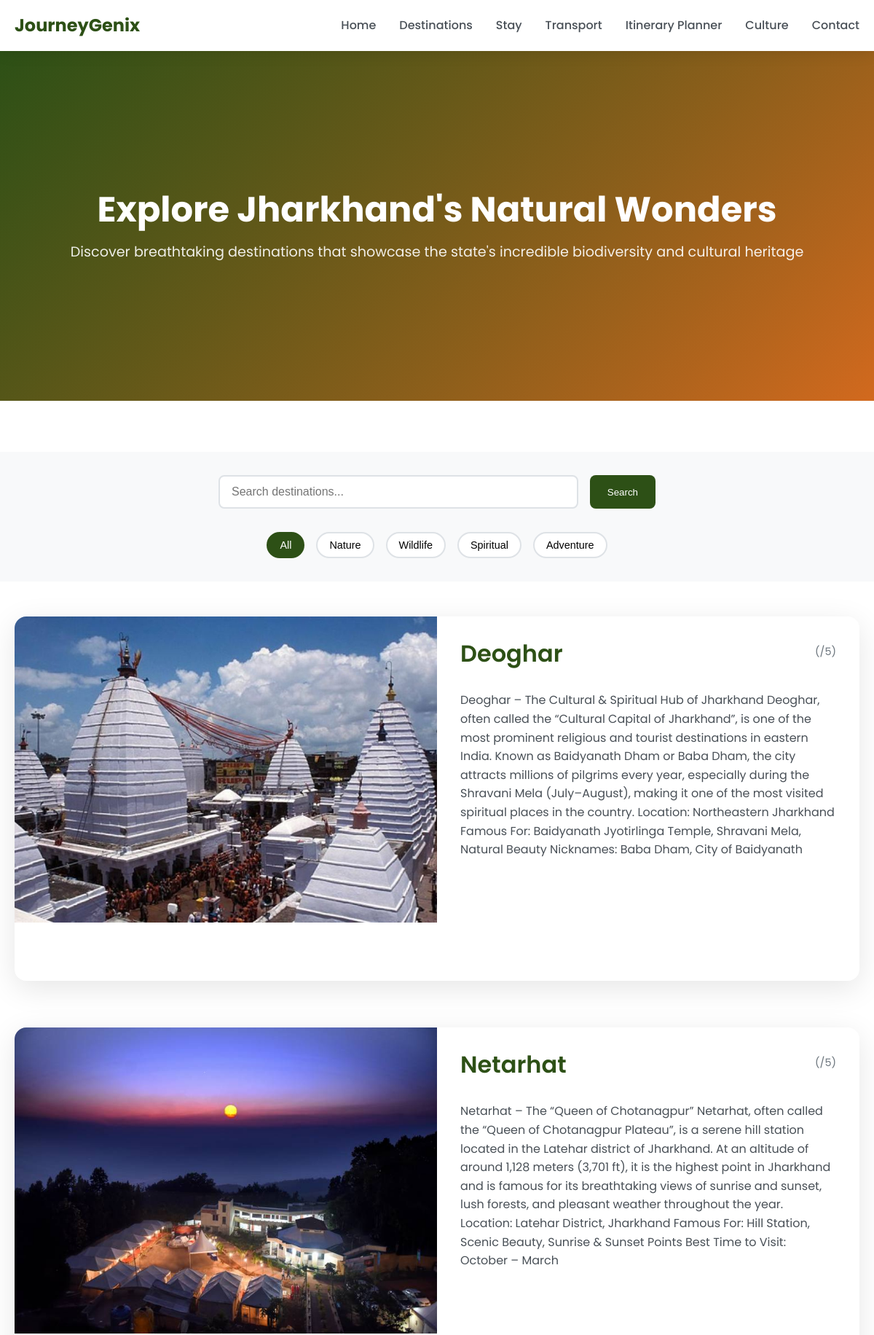
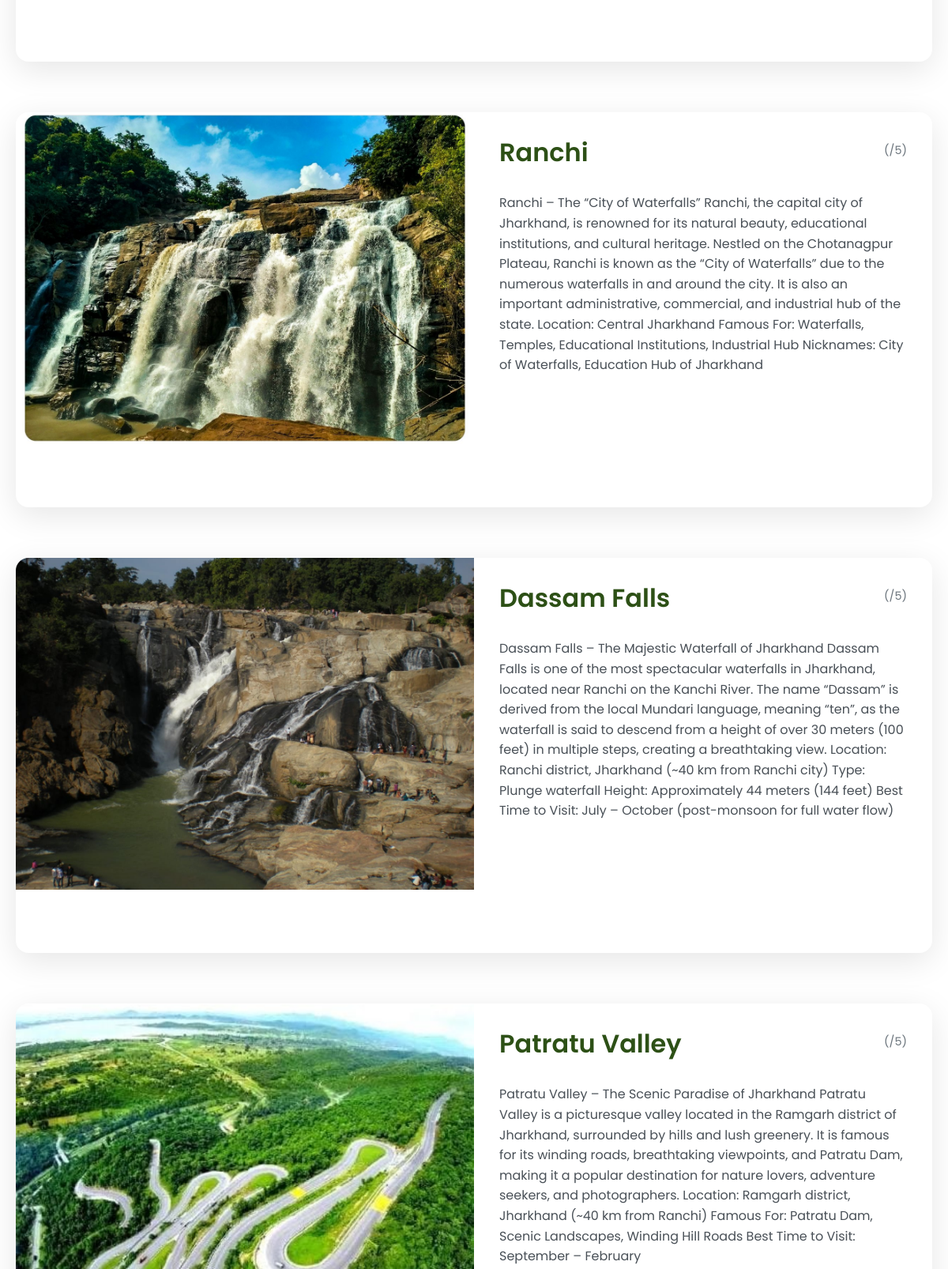
/destinations/ (upper part), run on the app's committed database (2 pictures, top to bottom).
### tourist/models.py (models this page shows, shortened)
class Destination(models.Model):
    name = models.CharField(max_length=100)
    city = models.CharField(max_length=50)
    state = models.CharField(max_length=50)
    slug = models.SlugField(unique=True)
    description = models.TextField()
    image = models.ImageField(upload_to='destinations/')

### tourist/views.py (the view)
# urls.py: path('destinations/',views.destinations,name='destinations'),
def destinations(request):
    destinations_data = models.Destination.objects.all()
    return render(request, "destinations.html", {"destinations": destinations_data})

### tourist/templates/destinations.html (shortened to what this page needs)
{% load static %}
<!DOCTYPE html>
<html lang="en">
<head>
    <link rel="stylesheet" href="{% static 'styles/main.css' %}">
    <link rel="stylesheet" href="{% static 'styles/destinations.css' %}">
</head>
<body>
    {% include 'nav.html' %}
    <section class="page-hero">
        <div class="hero-overlay"></div>
        <div class="hero-content">
            <h1>Explore Jharkhand's Natural Wonders</h1>
            <p>Discover breathtaking destinations that showcase the state's incredible biodiversity and cultural heritage</p>
        </div>
    </section>
    <section class="search-section">
        <div class="container">
            <form action="/search">
                <div class="search-bar">
                    <input type="text" name= "q" id="searchDestinations" placeholder="Search destinations...">
                    <button type="button" id="searchBtn">Search</button>
                </div>
            </form>
            <div class="filter-options">
                <button class="filter-btn active" data-filter="all">All</button>
                <button class="filter-btn" data-filter="nature">Nature</button>
                <button class="filter-btn" data-filter="wildlife">Wildlife</button>
                <button class="filter-btn" data-filter="spiritual">Spiritual</button>
                <button class="filter-btn" data-filter="adventure">Adventure</button>
            </div>
        </div>
    </section>
    <section class="destinations-section">
        <div class="container">
            <div class="destinations-grid" id="destinationsGrid">
                {% for destination in destinations %}
                <div class="destination-detail-card" data-category="{{ destination.category }}" id="{{ destination.slug }}">
                    <div class="destination-image-gallery">
                        <div class="main-image" style="background-image: url('{{ destination.image.url }}')"></div>
                        <div class="image-thumbnails">
                        </div>
                    </div>
                    <div class="destination-info">
                        <div class="destination-header">
                            <h2>{{ destination.name }}</h2>
                            <div class="rating">
                                <span class="rating-text">({{ destination.rating }}/5)</span>
                            </div>
                        </div>
                        <p class="destination-description">{{ destination.description }}</p>
                    </div>
                </div>
                {% endfor %}
            </div>
        </div>
    </section>
</body>
</html>

### tourist/templates/nav.html (shortened to what this page needs)
 {% load static %}
    <nav class="navbar">
        <div class="nav-container">
            <div class="nav-logo">
                <h2>JourneyGenix</h2>
            </div>
            <div class="nav-menu">
                <a href="{% url 'home' %}" class="nav-link">Home</a>
                <a href="{% url 'destinations' %}" class="nav-link">Destinations</a>
                <a href="{% url 'accommodations' %}" class="nav-link">Stay</a>
                <a href="{% url 'transportations' %}" class="nav-link">Transport</a>
                <a href="{% url 'itinerary' %}" class="nav-link">Itinerary Planner</a>
                <a href="{% url 'culture' %}" class="nav-link">Culture</a>
                <a href="{% url 'contact' %}" class="nav-link">Contact</a>
            </div>
        </div>
    </nav>

### tourist/static/styles/main.css (style rules this page uses)
* { margin: 0; padding: 0; box-sizing: border-box; }
body { font-family: 'Poppins', sans-serif; line-height: 1.6; color: #333; background-color: #ffffff; }
.container { max-width: 1200px; margin: 0 auto; padding: 0 20px; }
h1, h2, h3, h4, h5, h6 { margin-bottom: 1rem; font-weight: 600; line-height: 1.2; }
h1 { font-size: 2.5rem; }
h2 { font-size: 2rem; }
p { margin-bottom: 1rem; line-height: 1.5; }
:root { --primary-color: #2d5016; --primary-light: #4a7c23; --secondary-color: #d2691e; --accent-color: #8b4513; --success-color: #28a745; --warning-color: #ffc107; --danger-color: #dc3545; --light-color: #f8f9fa; --dark-color: #343a40; --gray-100: #f8f9fa; --gray-200: #e9ecef; --gray-300: #dee2e6; --gray-400: #ced4da; --gray-500: #adb5bd; --gray-600: #6c757d; --gray-700: #495057; --gray-800: #343a40; --gray-900: #212529; }
.navbar { position: fixed; top: 0; width: 100%; background: rgba(255, 255, 255, 0.95); backdrop-filter: blur(10px); box-shadow: 0 2px 20px rgba(0, 0, 0, 0.1); z-index: 1000; transition: all 0.3s ease; }
.nav-container { max-width: 1200px; margin: 0 auto; padding: 0 20px; display: flex; justify-content: space-between; align-items: center; height: 70px; }
.nav-logo h2 { color: var(--primary-color); margin: 0; font-size: 1.5rem; font-weight: 700; }
.nav-menu { display: flex; gap: 2rem; }
.nav-link { text-decoration: none; color: var(--gray-700); font-weight: 500; transition: color 0.3s ease; position: relative; }
.page-hero { height: 60vh; background: linear-gradient(135deg, var(--primary-color) 0%, var(--secondary-color) 100%); display: flex; align-items: center; justify-content: center; text-align: center; color: white; position: relative; margin-top: 70px; }
.page-hero::before { content: ''; position: absolute; top: 0; left: 0; right: 0; bottom: 0; background: url('https://images.pexels.com/photos/1029605/pexels-photo-1029605.jpeg') center/cover; opacity: 0.3; }
.hero-overlay { position: absolute; top: 0; left: 0; right: 0; bottom: 0; background: linear-gradient(135deg, rgba(45, 80, 22, 0.8), rgba(210, 105, 30, 0.6)); }
.hero-content { position: relative; z-index: 2; }
.hero-content h1 { font-size: 3rem; margin-bottom: 1rem; font-weight: 700; }
.hero-content p { font-size: 1.2rem; margin-bottom: 0; opacity: 0.9; }

### tourist/static/styles/destinations.css (style rules this page uses)
.search-section { padding: 2rem 0; background: var(--gray-100); margin-top: 70px; }
.search-bar { display: flex; max-width: 600px; margin: 0 auto 2rem; gap: 1rem; }
.search-bar input { flex: 1; padding: 12px 16px; border: 2px solid var(--gray-300); border-radius: 8px; font-size: 1rem; transition: border-color 0.3s ease; }
.search-bar button { padding: 12px 24px; background: var(--primary-color); color: white; border: none; border-radius: 8px; cursor: pointer; transition: background 0.3s ease; }
.filter-options { display: flex; justify-content: center; gap: 1rem; flex-wrap: wrap; }
.filter-btn { padding: 8px 16px; background: white; border: 2px solid var(--gray-300); border-radius: 25px; cursor: pointer; transition: all 0.3s ease; font-size: 0.9rem; font-weight: 500; }
.filter-btn:hover, .filter-btn.active { background: var(--primary-color); color: white; border-color: var(--primary-color); }
.destinations-section { padding: 3rem 0; }
.destinations-grid { display: grid; gap: 4rem; }
.destination-detail-card { background: white; border-radius: 16px; overflow: hidden; box-shadow: 0 10px 40px rgba(0, 0, 0, 0.1); display: grid; grid-template-columns: 1fr 1fr; min-height: 500px; transition: transform 0.3s ease, box-shadow 0.3s ease; }
.destination-image-gallery { position: relative; display: flex; flex-direction: column; }
.main-image { flex: 1; background-size: cover; background-position: center; min-height: 350px; }
.image-thumbnails { display: flex; height: 80px; gap: 2px; }
.destination-info { padding: 2rem; display: flex; flex-direction: column; }
.destination-header { display: flex; justify-content: space-between; align-items: flex-start; margin-bottom: 1rem; }
.destination-header h2 { color: var(--primary-color); margin: 0; font-size: 2rem; }
.rating { text-align: right; }
.rating-text { color: var(--gray-600); font-size: 0.9rem; }
.destination-description { color: var(--gray-700); line-height: 1.6; margin-bottom: 1.5rem; flex-grow: 1; }

### data on the page
Destination: image (picture), name "Deoghar", description "Deoghar – The Cultural & Spiritual Hub of Jharkhand Deoghar, often called the “Cultural Capital of Jharkhand”, is one of the most prominent religious and tourist destinations in eastern India. Known as Baidyanath Dham or Baba Dham, the city attracts millions of pilgrims every year, especially during the Shravani Mela (July–August), making it one of the most visited spiritual places in the country. Location: Northeastern Jharkhand Famous For: Baidyanath Jyotirlinga Temple, Shravani Mela, Natural Beauty Nicknames: Baba Dham, City of Baidyanath"
Destination: image (picture), name "Netarhat", description "Netarhat – The “Queen of Chotanagpur” Netarhat, often called the “Queen of Chotanagpur Plateau”, is a serene hill station located in the Latehar district of Jharkhand. At an altitude of around 1,128 meters (3,701 ft), it is the highest point in Jharkhand and is famous for its breathtaking views of sunrise and sunset, lush forests, and pleasant weather throughout the year. Location: Latehar District, Jharkhand Famous For: Hill Station, Scenic Beauty, Sunrise & Sunset Points Best Time to Visit: October – March"
Destination: image (picture), name "Ranchi", description "Ranchi – The “City of Waterfalls” Ranchi, the capital city of Jharkhand, is renowned for its natural beauty, educational institutions, and cultural heritage. Nestled on the Chotanagpur Plateau, Ranchi is known as the “City of Waterfalls” due to the numerous waterfalls in and around the city. It is also an important administrative, commercial, and industrial hub of the state. Location: Central Jharkhand Famous For: Waterfalls, Temples, Educational Institutions, Industrial Hub Nicknames: City of Waterfalls, Education Hub of Jharkhand"
Destination: image (picture), name "Dassam Falls", description "Dassam Falls – The Majestic Waterfall of Jharkhand Dassam Falls is one of the most spectacular waterfalls in Jharkhand, located near Ranchi on the Kanchi River. The name “Dassam” is derived from the local Mundari language, meaning “ten”, as the waterfall is said to descend from a height of over 30 meters (100 feet) in multiple steps, creating a breathtaking view. Location: Ranchi district, Jharkhand (~40 km from Ranchi city) Type: Plunge waterfall Height: Approximately 44 meters (144 feet) Best Time to Visit: July – October (post-monsoon for full water flow)"
Destination: image (picture), name "Patratu Valley", description "Patratu Valley – The Scenic Paradise of Jharkhand Patratu Valley is a picturesque valley located in the Ramgarh district of Jharkhand, surrounded by hills and lush greenery. It is famous for its winding roads, breathtaking viewpoints, and Patratu Dam, making it a popular destination for nature lovers, adventure seekers, and photographers. Location: Ramgarh district, Jharkhand (~40 km from Ranchi) Famous For: Patratu Dam, Scenic Landscapes, Winding Hill Roads Best Time to Visit: September – February"
